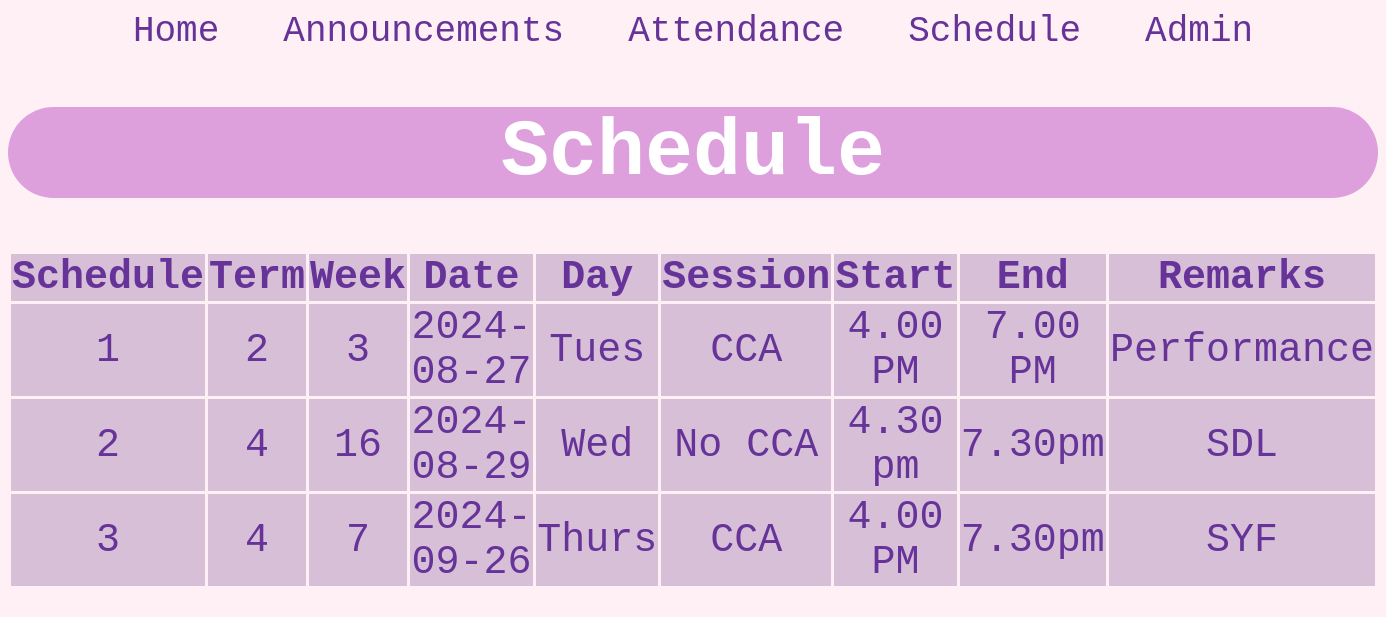
The app's page /schedule with its own data.
### tables this page shows
CREATE TABLE `schedule` (
	`schedule_id`	INTEGER PRIMARY KEY AUTOINCREMENT,
	`term`	TEXT,
	`week`	TEXT,
	`date`	TEXT,
	`day`	TEXT,
	`session`	TEXT,
	`start`	TEXT,
	`end`	TEXT,
	`remark`	TEXT
);

### main.py (the view)
@app.route("/schedule")
def schedule():
    data = opendb("SELECT * FROM schedule", None)
    return render_template("schedule.html", data=data)

### main.py (called while the page is built)
def opendb(query, params=None):
    con = sqlite3.connect('activity_hub.db')
    cur = con.cursor()
    if params is None:
        cur.execute(query)
    else:
        cur.execute(query, params)
    res = cur.fetchall()
    con.close()
    return res

### templates/schedule.html (shortened to what this page needs)
<!DOCTYPE HTML>
<html>
<head>
	<link rel="stylesheet" href="{{ url_for('static', filename='style.css') }}">
</head>
<body>
	<a href="{{ url_for('home') }}" style="text-decoration: none;">Home</a>
	<a href="{{ url_for('announce') }}" style="text-decoration: none;">Announcements</a>
	<a href="{{ url_for('attendance') }}" style="text-decoration: none;">Attendance</a>
	<a href="{{ url_for('schedule') }}" style="text-decoration: none;">Schedule</a>
	<a href="{{ url_for('admin') }}" style="text-decoration: none;">Admin</a>
	<h1>Schedule</h1>
	<table>
		<tr>
			<th>Schedule</th>
			<th>Term</th>
			<th>Week</th>
			<th>Date</th>
			<th>Day</th>
			<th>Session</th>
			<th>Start</th>
			<th>End</th>
			<th>Remarks</th>
		</tr>
		{% for schedule in data %}
		<tr>
			{% for input in schedule %}
			<td>{{ input }}</td>
			{% endfor %}
		</tr>
		{% endfor %}
	</table>
</body>
</html>

### static/style.css (style rules this page uses)
body { font-family: Courier New; background-color: lavenderblush; text-align: center; font-size: 40px; color: rebeccapurple; }
h1 { border: none; border-radius: 50px; background-color: plum; color: white; }
table { width: 100%; border-collapse: collapse; color: rebeccapurple; background-color: thistle; }
th, td { border: 3px solid lavenderblush; text-align: center; }
a { font-size: 36px; color: rebeccapurple; margin-left: 20px; margin-right: 20px; }

### records on screen
schedule: schedule "1" "2" "3", date "2024-08-27", day "Tues", session "CCA", start "4.00 PM", end "7.00 PM", remark "Performance"
schedule: schedule "2" "4", week "16", date "2024-08-29", day "Wed", session "No CCA", start "4.30 pm", end "7.30pm", remark "SDL"
schedule: schedule "3" "4" "7", date "2024-09-26", day "Thurs", session "CCA", start "4.00 PM", end "7.30pm", remark "SYF"
